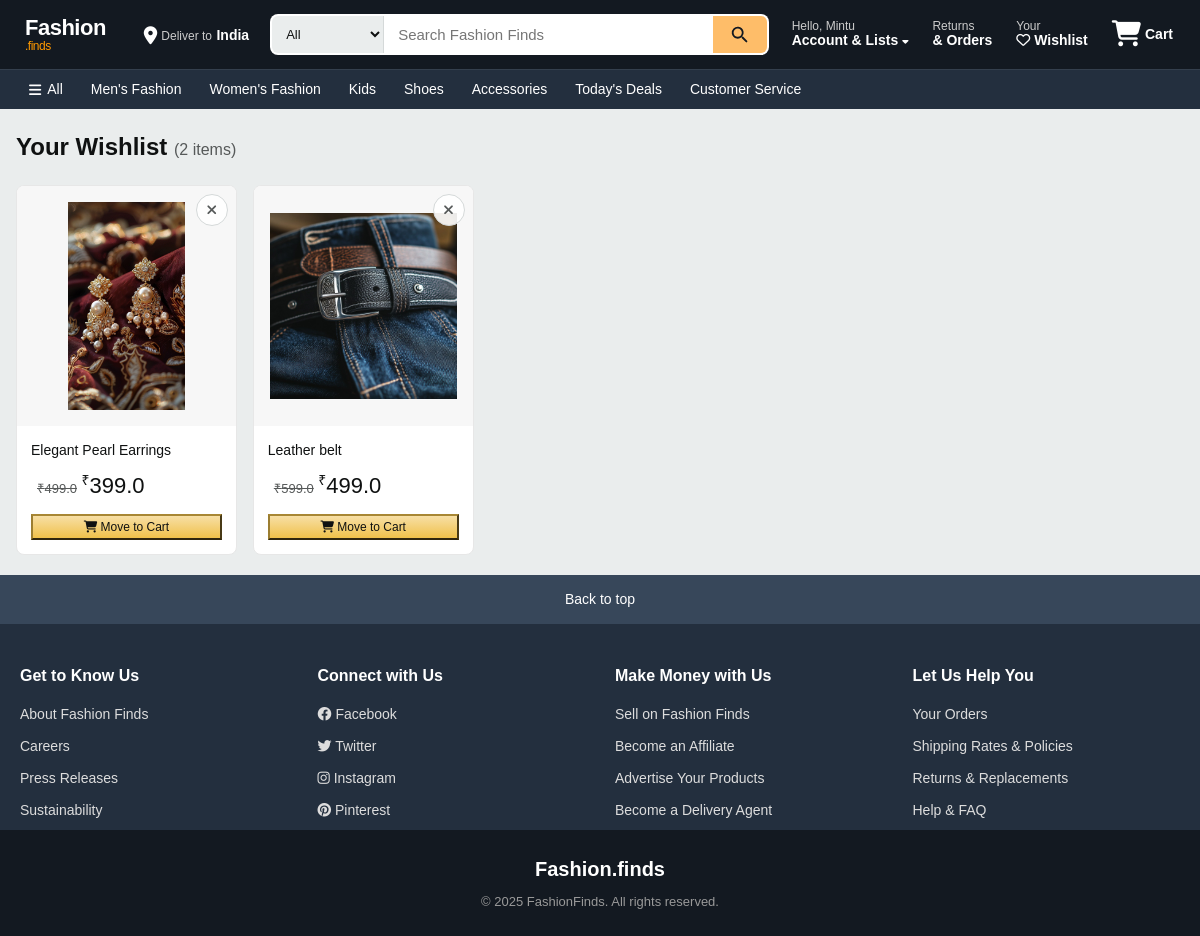
/wishlist (signed in), run on the app's committed database.
### app/models.py (models this page shows, shortened)
class User(db.Model, UserMixin):
    __tablename__ = 'users'
    id = db.Column(db.Integer, primary_key=True)
    name = db.Column(db.String(100), nullable=False)
    phone = db.Column(db.String(15), nullable=False)
    email = db.Column(db.String(100), unique=True, nullable=False)
    password = db.Column(db.String(255), nullable=False)
    address = db.Column(db.Text, nullable=False)
    state = db.Column(db.String(50), nullable=False)
    city = db.Column(db.String(50), nullable=False)
    pincode = db.Column(db.String(10), nullable=False)
    reset_token = db.Column(db.String(255), nullable=True)
    reset_token_expiry = db.Column(db.DateTime, nullable=True)
    approved = db.Column(db.Boolean, default=False)
    role = db.Column(db.String(10), nullable=False)

class Product(db.Model):
    __tablename__ = 'products'
    id = db.Column(db.Integer, primary_key=True)
    product_name = db.Column(db.String(100), nullable=False)
    product_picture = db.Column(db.String(1000), nullable=False)
    current_price = db.Column(db.Float, nullable=False)
    previous_price = db.Column(db.Float, nullable=False)
    description = db.Column(db.String(2000), nullable=True)
    color = db.Column(db.String(15))
    rating = db.Column(db.Integer, default=0)
    sale = db.Column(db.Boolean, default=False)
    discount = db.Column(db.Integer, nullable=True, default=0)
    category = db.Column(db.String(100), nullable=False)
    brand_id = db.Column(db.Integer, db.ForeignKey('brands.id'), nullable=True)
    count = db.Column(db.Integer, nullable=False, default=0)
    quantity_size = db.relationship('ProductSize', backref='product', lazy=True, cascade="all, delete-orphan")
    carts = db.relationship('Cart', backref='cart_product', lazy=True, cascade="all, delete-orphan")
    wishlists = db.relationship('Wishlist', backref='wishlist_product', lazy=True, cascade="all, delete-orphan")
    order_items = db.relationship('OrderItem', backref='product', lazy=True, cascade="all, delete-orphan")

### app/views.py (the view)
@views.route('/wishlist')
@login_required
def show_wishlist():
    user_id = current_user.id  # Use current_user to get user_id instead of session
    wishlist = db.session.query(Wishlist, Product).join(Product, Wishlist.product_id == Product.id)\
        .filter(Wishlist.user_id == user_id).all()
    wishlist_items = [{"wishlist": item[0], "product": item[1]} for item in wishlist]
    return render_template('wishlist.html', wishlist_items=wishlist_items)

### app/templates/wishlist.html (shortened to what this page needs)
{% extends 'base.html' %}
{% block content %}
<div class="wishlist-page">
    <h1 class="wishlist-heading">Your Wishlist <span class="wishlist-count">({{ wishlist_items|length }} items)</span></h1>
    {% if wishlist_items %}
    <div class="wishlist-grid">
        {% for item in wishlist_items %}
        <div class="wishlist-card" id="wishlist-item-{{ item['product'].id }}">
            <button class="wishlist-remove-btn" onclick="removeFromWishlist({{ item['product'].id }})" title="Remove">
                <i class="fas fa-times"></i>
            </button>
            <a href="{{ url_for('views.product_info', product_id=item['product'].id) }}" class="wishlist-card-image">
                <img src="{{ url_for('views.get_image', filename=item['product'].product_picture) }}"
                     alt="{{ item['product'].product_name }}">
            </a>
            <div class="wishlist-card-content">
                <a href="{{ url_for('views.product_info', product_id=item['product'].id) }}" class="wishlist-card-title">
                    {{ item['product'].product_name }}
                </a>
                <div class="card-price">
                    {% if item['product'].previous_price and item['product'].previous_price > item['product'].current_price %}
                    <span class="price-original">&#8377;{{ item['product'].previous_price }}</span>
                    {% endif %}
                    <span class="price-current">
                        <span class="price-symbol">&#8377;</span>{{ item['product'].current_price }}
                    </span>
                </div>
                <div class="wishlist-card-actions">
                    <form action="{{ url_for('views.move_to_cart', product_id=item['product'].id) }}" method="post">
                        <button type="submit" class="btn-amazon-primary btn-sm btn-block">
                            <i class="fas fa-shopping-cart"></i> Move to Cart
                        </button>
                    </form>
                </div>
            </div>
        </div>
        {% endfor %}
    </div>
    {% endif %}
</div>
{% endblock %}

### app/templates/navbar.html (shortened to what this page needs)
<div class="nav-container">
    <div class="navbar-top">
        <div class="logo">
            <a href="/">Fashion<span class="logo-accent">.finds</span></a>
        </div>
        <div class="deliver-to">
            <i class="fas fa-location-dot"></i>
            <div>
                <span class="deliver-label">Deliver to</span>
                <span class="deliver-value">India</span>
            </div>
        </div>
        <div class="nav-search">
            <form action="{{ url_for('views.search') }}" method="GET" class="search-bar">
                <select name="category" class="search-category">
                    <option value="">All</option>
                </select>
                <input type="text" name="query" class="search-input"
                       placeholder="Search Fashion Finds" required>
                <button type="submit" class="search-button">
                </button>
            </form>
        </div>
        <div class="nav-actions">
            <div class="dropdown">
                <a href="{{ url_for('auth.account') }}" class="nav-action-item">
                    <span class="nav-action-label">Hello, {% if current_user.is_authenticated %}{{ current_user.name }}{% else %}sign in{% endif %}</span>
                    <span class="nav-action-value">Account & Lists <i class="fas fa-caret-down nav-dropdown-arrow"></i></span>
                </a>
            </div>
            <a href="{{ url_for('views.my_orders') }}" class="nav-action-item">
                <span class="nav-action-label">Returns</span>
                <span class="nav-action-value">& Orders</span>
            </a>
            <a href="/wishlist" class="nav-action-item">
                <span class="nav-action-label">Your</span>
                <span class="nav-action-value"><i class="far fa-heart"></i> Wishlist</span>
            </a>
            <a href="/cart" class="nav-cart">
                <span class="cart-icon-wrap">
                    <i class="fas fa-shopping-cart"></i>
                </span>
                <span class="cart-label">Cart</span>
            </a>
        </div>
    </div>
    <div class="navbar-bottom">
        <div class="navbar-bottom-inner">
            <a href="/" class="nav-cat-link"><i class="fas fa-bars"></i> All</a>
            <a href="{{ url_for('views.products_by_category', category_name='Men') }}" class="nav-cat-link">Men's Fashion</a>
            <a href="{{ url_for('views.products_by_category', category_name='Women') }}" class="nav-cat-link">Women's Fashion</a>
            <a href="{{ url_for('views.products_by_category', category_name='Kids') }}" class="nav-cat-link">Kids</a>
            <a href="{{ url_for('views.products_by_category', category_name='Shoes') }}" class="nav-cat-link">Shoes</a>
            <a href="{{ url_for('views.products_by_category', category_name='Accessories') }}" class="nav-cat-link">Accessories</a>
            <a href="{{ url_for('views.search') }}?query=sale" class="nav-cat-link">Today's Deals</a>
            <a href="{{ url_for('views.contact') }}" class="nav-cat-link">Customer Service</a>
        </div>
    </div>
</div>

### data on the page
User: name "Mintu"
Product: product_picture (picture), product.product_name "Elegant Pearl Earrings", product.previous_price "499.0", product.current_price "399.0"
Product: product_picture (picture), product.product_name "Leather belt", product.previous_price "599.0", product.current_price "499.0"

### other printed values
{{ wishlist_items|length }} "2"
